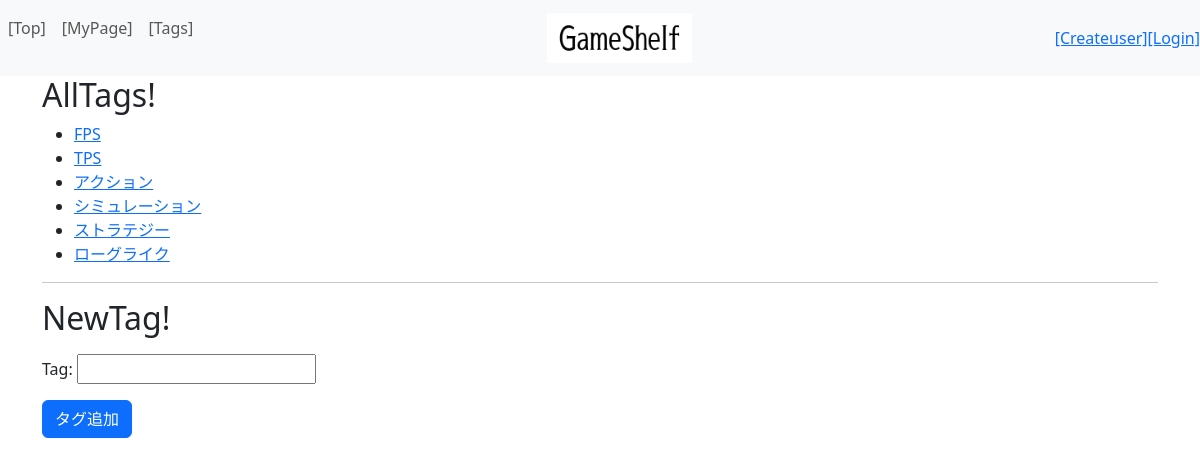
The app's page /tag, older data.
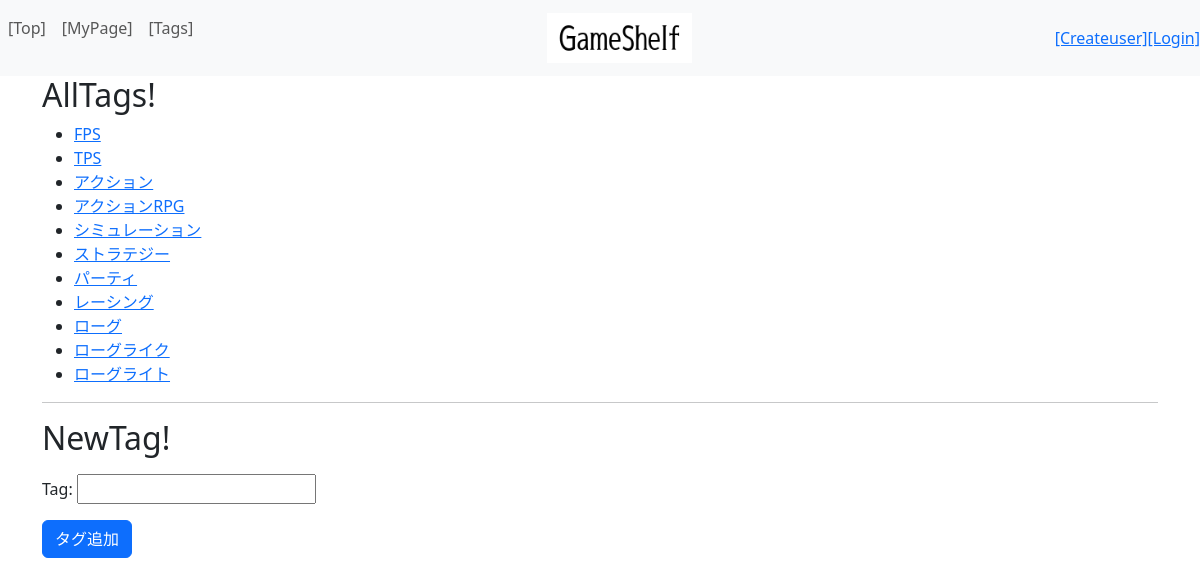
The same page, newer data.
### top/models.py (models this page shows)
class Tag(models.Model):
    tag = models.CharField(max_length=100)
    def __str__(self):
        return self.tag
    class Meta:
        ordering = ['tag']

### top/views.py (the view, shortened to what this page needs)
# urls.py: path('tag',views.tag,name="tag"),
def tag(request):
    form = CreateTagForm()
    alltags = Tag.objects.all()
    params={
        "createform":   form,
        "alltags"   :   alltags,
    }
    return render(request, 'top/tag.html', params)

### top/forms.py
class CreateTagForm(forms.ModelForm):
    class Meta:
        model = Tag
        fields = ['tag']

### top/templates/top/tag.html (shortened to what this page needs)
{% extends "top/layout.html" %}
{% load static %}
{% block content %}
<h2>AllTags!</h2>
<ul>
{% for tag in alltags %}
    <li><a href="{% url 'tag_search' tag.id %}">{{ tag }}</a></li>
{% endfor %}
</ul>
<hr>
<h2>NewTag!</h2>
<form action="{% url 'tag' %}" method="post" class="mt-3">
    {{ createform.as_p }}
    <button class="btn btn-primary">タグ追加</button>
</form>
{% endblock %}

Row changes from the older to the newer data that the page shows:
added Tag: tag "アクションRPG"
added Tag: tag "パーティ"
added Tag: tag "レーシング"
added Tag: tag "ローグ"
added Tag: tag "ローグライト"
